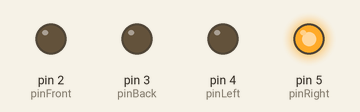
Simulated run of this sketch. Board: Arduino Uno, built with avr-gcc and run on an emulated ATmega328P. Parts: output pins drawn as LEDs (lit = HIGH). What the sketch prints to the serial monitor is not drawn.

Above: at 0.1 s.
Timing chart, 0 to 1.6 s (numbered marks = the images above):
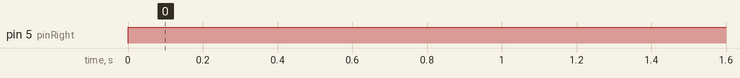

Measured:
- by itself, pin 5 (pinRight): LOW → HIGH at 0.00 s

The sketch:

Control.ino
```cpp
int pinRight = 5;
int pinLeft = 4;
int pinBack= 3;
int pinFront = 2;

void setup()
{
  pinMode(pinRight, OUTPUT);
  pinMode(pinLeft, OUTPUT);
  pinMode(pinBack, OUTPUT);
  pinMode(pinFront, OUTPUT);
  Serial.begin(9600);
  Serial.println("Setup finalizado");
}

void loop()
{
  Serial.println("Derecha");
  turnRight();
  delay(200000);
}

void turnRight(){
 digitalWrite(pinLeft, LOW);
 digitalWrite (pinRight, HIGH);
}

void turnLeft(){
  digitalWrite(pinRight, LOW);
  digitalWrite(pinLeft, HIGH);
}

void stopTurn(){
  digitalWrite(pinRight, LOW);
  digitalWrite(pinLeft, LOW);
}

void goFront(){
  digitalWrite(pinBack, LOW);
  digitalWrite(pinFront, HIGH);
}

void goBack(){
  digitalWrite(pinFront, LOW);
  digitalWrite(pinBack, HIGH);
}

void stopGo(){
  digitalWrite(pinBack, LOW);
  digitalWrite(pinFront, LOW);
}

void stopAll(){
  digitalWrite(pinLeft, LOW);
  digitalWrite(pinRight, LOW);
  digitalWrite(pinBack, LOW);
  digitalWrite(pinFront, LOW);
}
```
